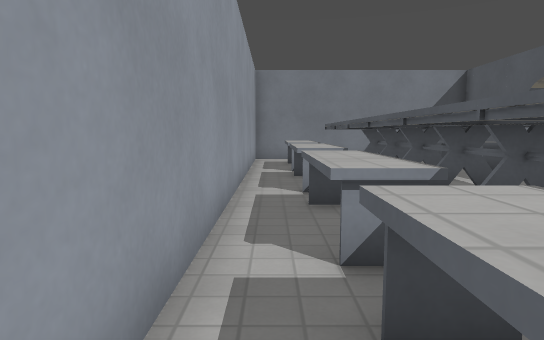
view 1 (above)

19 first-person views from a walk through a level from a Godot 3-D game. The camera is 1.2 m above the floor, tilts 6° down and sees 75° across. The floor is counted in squares, 1 m on a side. Each view is taken from the middle of a square. On the plan, view 1 faces up. The plan holds only what a view shows up to about 14 squares ahead; the rest is blank. Surface patterns are stand-ins for the level's own textures.

view 2
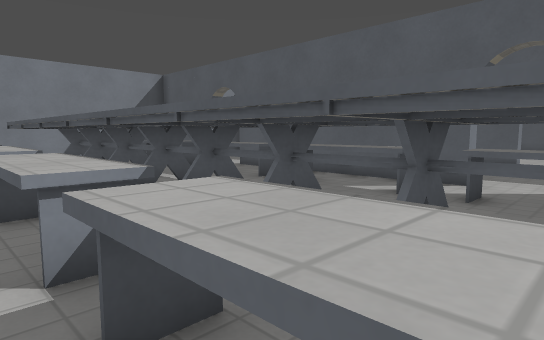

view 3
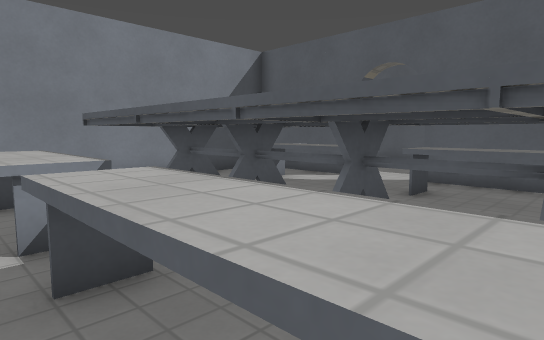

view 4
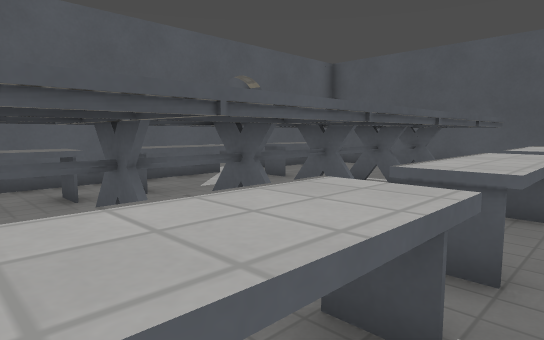

view 5
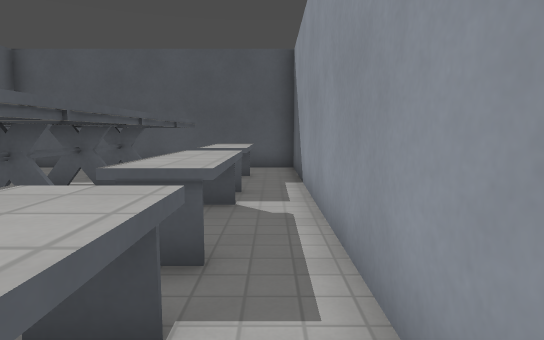

view 6
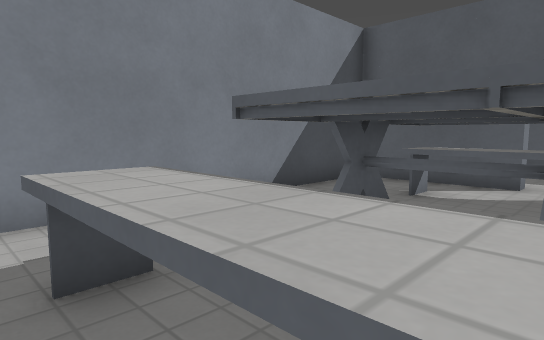

view 7
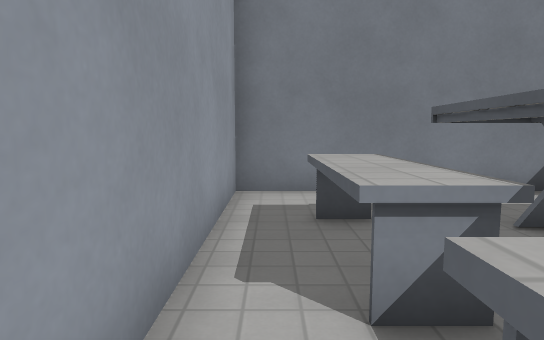

view 8
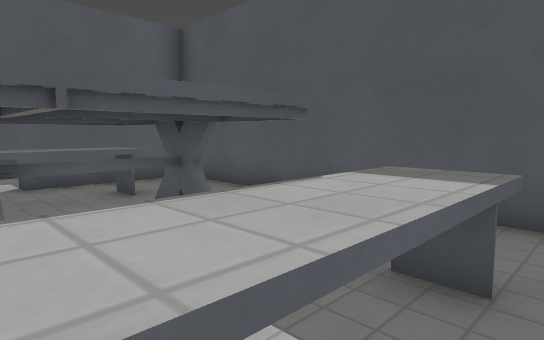

view 9
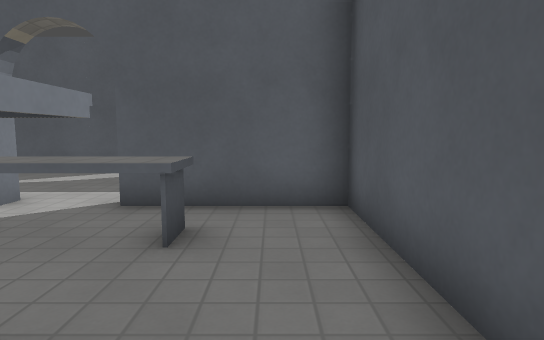

view 10
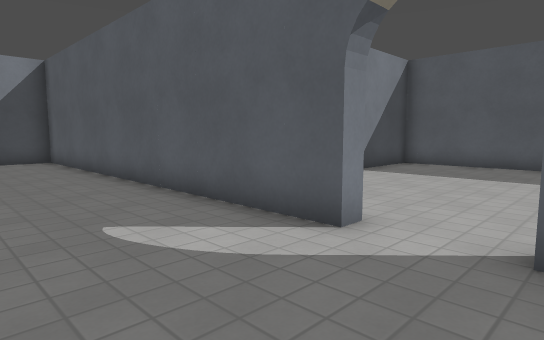

view 11
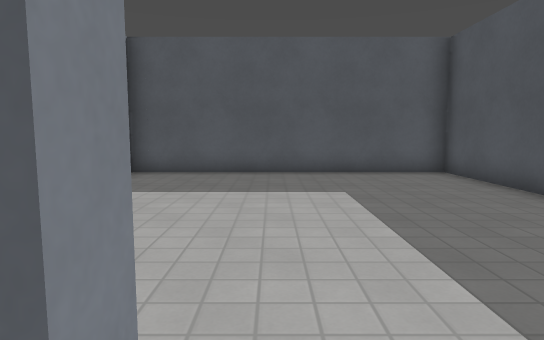

view 12
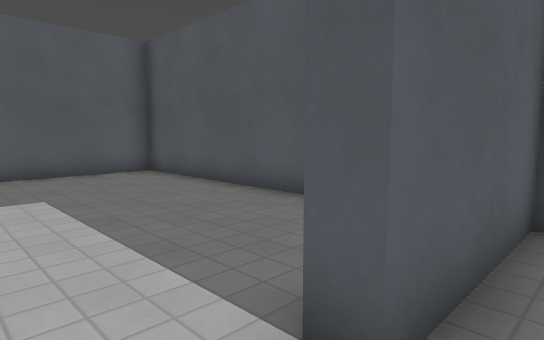

view 13
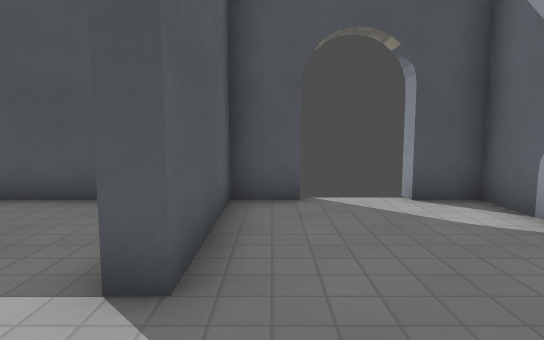

view 14
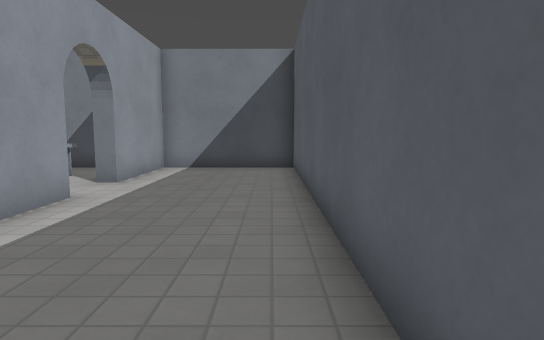

view 15
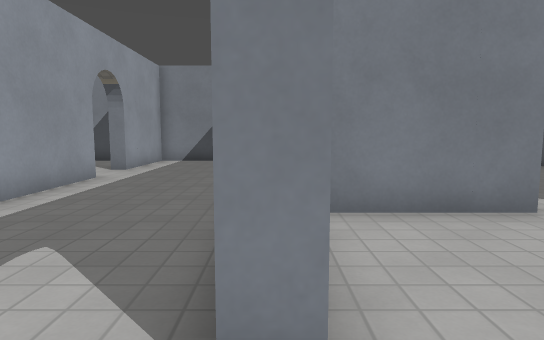

view 16
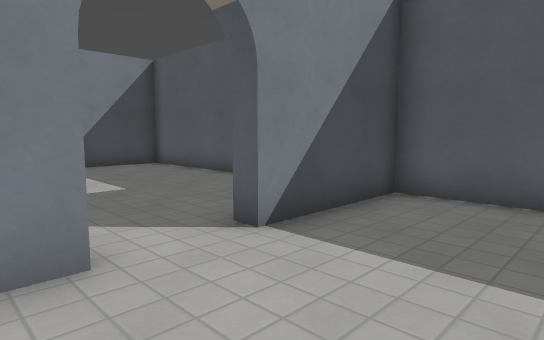

view 17
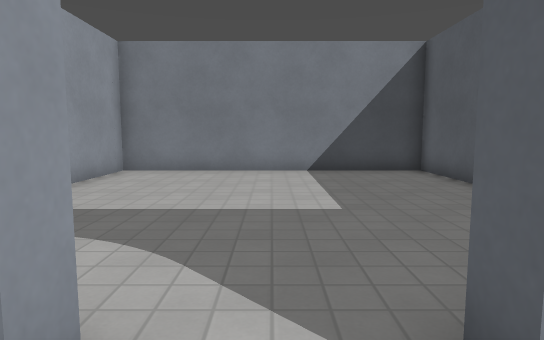

view 18
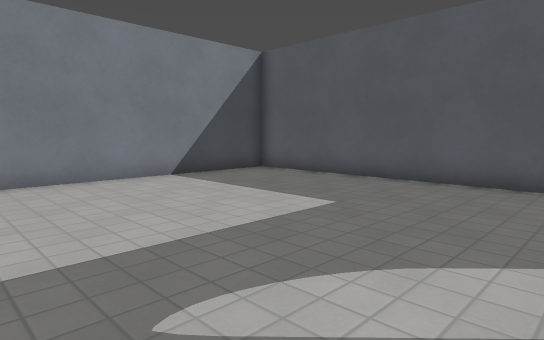

view 19
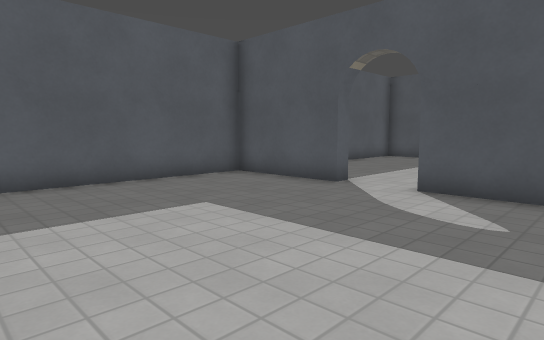

### Floor plan
Key: @ floor where view 1 was taken; # wall or solid block; . floor; ^ raised ledge.
Columns run from 1 left of view 1 to 24 right of it. Each row starts with its distance up from view 1.
 16 ##########################
 15 #..  . ...#....#.........#
 14 #.^ .. .^.#....#.........#
 13 #.^^^^^^^.#....#.........#
 12 #.^^^^^^^......#.........#
 11 #.^^^^^^^......#.........#
 10 #.^^^^ ^^.#....#.........#
  9 #.^^^^^^^.#....#.........#
  8 #.^^^^^^^.#....# ........#
  7 #.^^^^^^^.#....#.........#
  6 #.^^^^^^^.#....#####..####
  5 #.^^^^^^^.#....#.........#
  4 #.^^^^^^^.#....#.........#
  3 #.^^^^^^^.#....#.........#
  2 #.^^^^^^^................#
  1 #.^^^^^^^................#
  0 #@^^^^^^^.#....#.........#
 -1 #.^   ..^.#....#.........#
 -2 #.. . ....#....#.........#
 -3 #..   ....#....# ........#
 -4 ############  ## #########

Where each view was taken, in squares from view 1:
view 1: 0 up, 0 right, facing up
view 2: 0 up, 0 right, facing up-right
view 3: 7 up, 0 right, facing up-right
view 4: 9 up, 0 right, facing down-right
view 5: 9 up, 0 right, facing down
view 6: 11 up, 0 right, facing up-right
view 7: 9 up, 0 right, facing up
view 8: 2 up, 0 right, facing down-right
view 9: 2 down, 3 right, facing right
view 10: 0 up, 10 right, facing up-right
view 11: 2 up, 13 right, facing right
view 12: 2 up, 13 right, facing down-right
view 13: 3 up, 13 right, facing down
view 14: 4 up, 13 right, facing up
view 15: 1 up, 14 right, facing up
view 16: 3 up, 17 right, facing up-right
view 17: 5 up, 19 right, facing up
view 18: 7 up, 15 right, facing up-right
view 19: 14 up, 15 right, facing down-right
